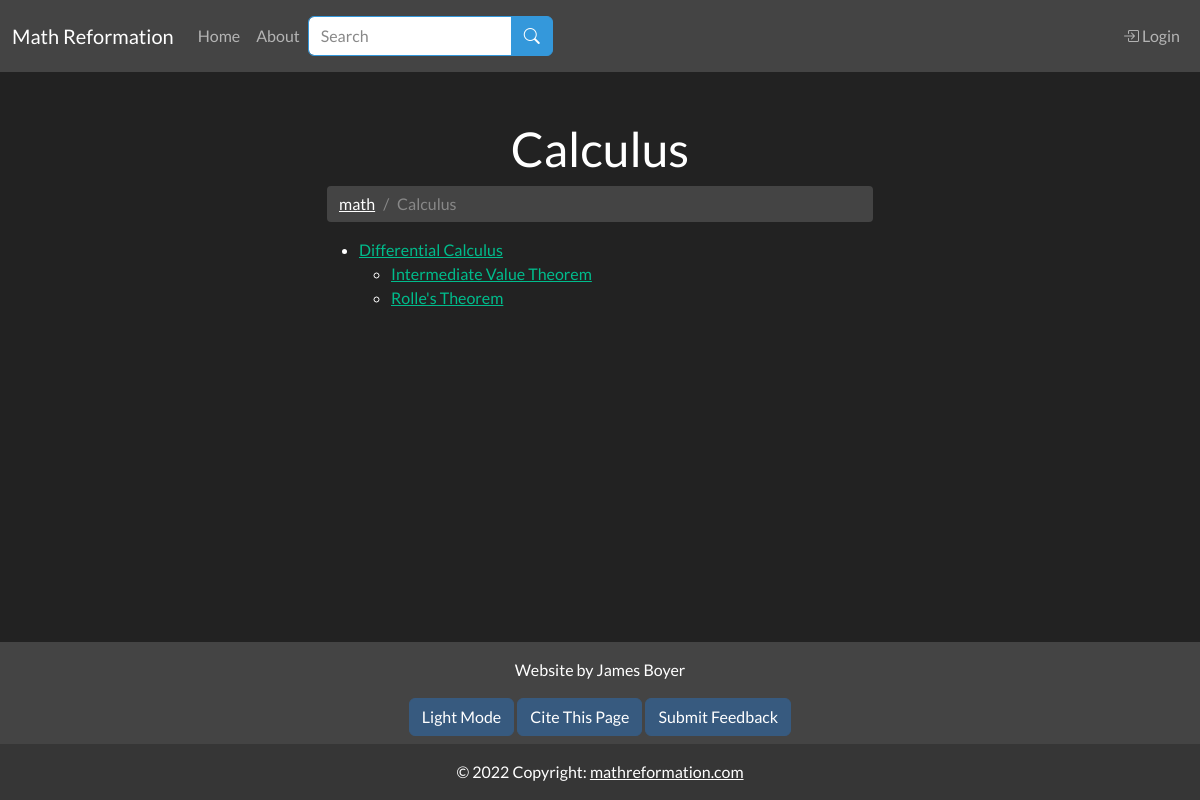
Screenshot of /category/calculus with the database file from the repository.
### app/models.py (models this page shows, shortened)
class SearchableMixin(object):
    @classmethod
    def search(cls, expression, page, per_page):
        ids, scores, total = query_index(cls.__tablename__, expression, page, per_page)
        if total == 0:
            return cls.query.filter_by(id=0), [], 0
        when = []
        for i in range(len(ids)):
            when.append((ids[i], i))
        return cls.query.filter(cls.id.in_(ids)).order_by( db.case(when, value=cls.id)), scores, total

class Category(SearchableMixin, db.Model):
    __searchable__ = ["body_main", "name"]
    id = db.Column(db.Integer, primary_key=True)
    name = db.Column(db.String(50), nullable=False, unique=True)
    path = db.Column(db.String(50), unique=True, nullable=False)
    body_main = db.Column(db.String(), index=True)
    body_draft = db.Column(db.String(), index=True)
    header = db.Column(db.String(), index=True)
    order = db.Column(db.Integer())
    is_visible = db.Column(db.Boolean())
    categorytype_id = db.Column(db.Integer, db.ForeignKey('categorytype.id'))
    parents = db.relationship('Category',secondary=parent_child_table,
        primaryjoin=id == parent_child_table.c.ChildId,
        secondaryjoin=id == parent_child_table.c.ParentId,
        backref= db.backref('children'))
    def ordered_children(self):
        if not self.children:
            return []
        children = np.array(self.children)
        children_idx = np.array([child.order if child.order else 1 for child in children])
        sorted_children_idx = np.argsort(children_idx)
        return children[sorted_children_idx]
    def ordered_articles(self):
        if not self.articles:
            return []
        articles = np.array(self.articles)
        articles_idx = np.array([article.order if article.order else 1 for article in articles])
        sorted_articles_idx = np.argsort(articles_idx)
        return articles[sorted_articles_idx]
    def get_num_children(self):
        return len(list(self.children))

class Article(SearchableMixin, db.Model):
    __searchable__ = ["body_main", "name"]
    id = db.Column(db.Integer, primary_key=True)
    name = db.Column(db.String(64), index=True, unique=True, nullable=False)
    path = db.Column(db.String(50), unique=True, nullable=False)
    date_added = db.Column(db.DateTime, nullable=False,
        default=datetime.utcnow)
    body_main = db.Column(db.String(), index=True)
    body_draft = db.Column(db.String(), index=True)
    is_visible = db.Column(db.Boolean())
    header = db.Column(db.String(), index=True)
    order = db.Column(db.Integer())
    user_id = db.Column(db.Integer, db.ForeignKey('user.id'))
    categories = db.relationship('Category', secondary = article_categories_table,
                                 backref=db.backref('articles', lazy=True), lazy=True)

### app/main/routes.py (the view)
@bp.route("/category/<path>")
def category_page(path):
    category = db.first_or_404(Category.query.filter_by(path=path))
    return render_template('main/category.html', category=category, title =category.name)

### app/main/forms.py
class SearchForm(FlaskForm):
    q = StringField("Search", validators=[DataRequired()])
    submit = SubmitField("Search")
    def __init__(self, *args, **kwargs):
        if 'formdata' not in kwargs:
            kwargs['formdata'] = request.args
        if 'csrf_enabled' not in kwargs:
            kwargs['csrf_enabled'] = False
        super(SearchForm, self).__init__(*args, **kwargs)

### MathReformationWebsite.py (called while the page is built)
@app.context_processor
def add_imports():
    return dict(admin_permission=admin_permission, author_permission=author_permission, g=g)

### app/main/routes.py (called while the page is built)
@bp.before_app_request
def before_request():
    g.search_form = SearchForm(meta={'csrf': False})
    if g.search_form.validate():
        print("here")

### app/templates/main/category.html (shortened to what this page needs)
{% extends "base.html" %}
{% block content %}
<h1 class="text-center">{{ category.name }}</h1>
<ul class="breadcrumb">
    {% if category.category_type.name == "secondary" or category.category_type.name == "primary" %}
    <li class="breadcrumb-item">
        <a href="{{ url_for('main.category_page', path=category.parents[0].path) }}">
            {{ category.parents[0].name }}
        </a>
    </li>
    {% endif %}
    <li class="breadcrumb-item active">{{ category.name }}</li>
</ul>
<ul>
    {% if category.get_num_children() == 0 %}
        {% for article in category.ordered_articles() %}
        {% if article.is_visible == True %}
        <li>
            <a href = {{ url_for('main.article_page', path=article.path)}}>
                {{ article.name }}
            </a>
        </li>
        {% endif %}
        {% endfor %}
    {% else %}
        {% for category_child in category.ordered_children() %}
        {% if category_child.is_visible == True %}
        <li>
            <a href = {{ url_for('main.category_page', path=category_child.path)}}>
                {{ category_child.name }}
            </a>
            <ul>
                {% for article in category_child.ordered_articles() %}
                {% if article.is_visible == True %}
                <li>
                    <a href = {{ url_for('main.article_page', path=article.path)}}>
                        {{ article.name }}
                    </a>
                </li>
                {% endif %}
                {% endfor %}
            </ul>
        </li>
        {% endif %}
        {% endfor %}
    {% endif %}
</ul>
{% endblock %}
{% block citation %}
{{ citation_info(page_type="Category", page_name=category.name) }}
{% endblock %}

### rows the page displays
Category: name "Calculus"
Category: name "math"
Category: name "Differential Calculus"
Article: name "Intermediate Value Theorem"
Article: name "Rolle's Theorem"
